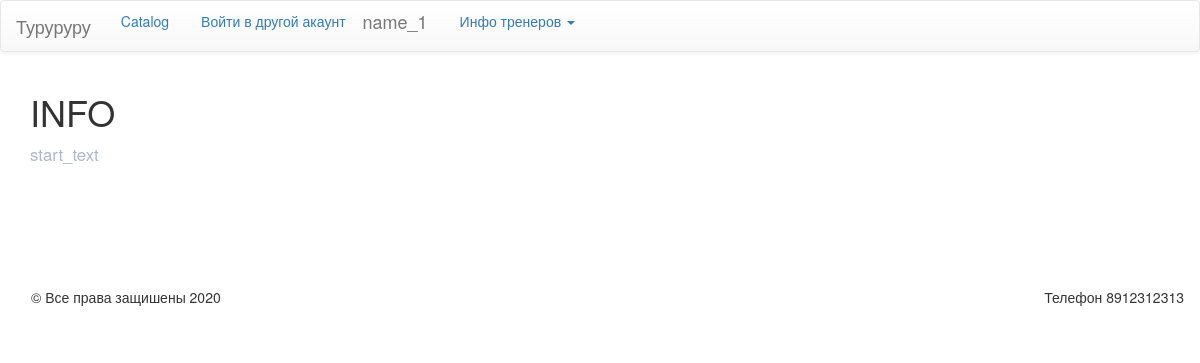
Page / (signed in) on the earlier database version.
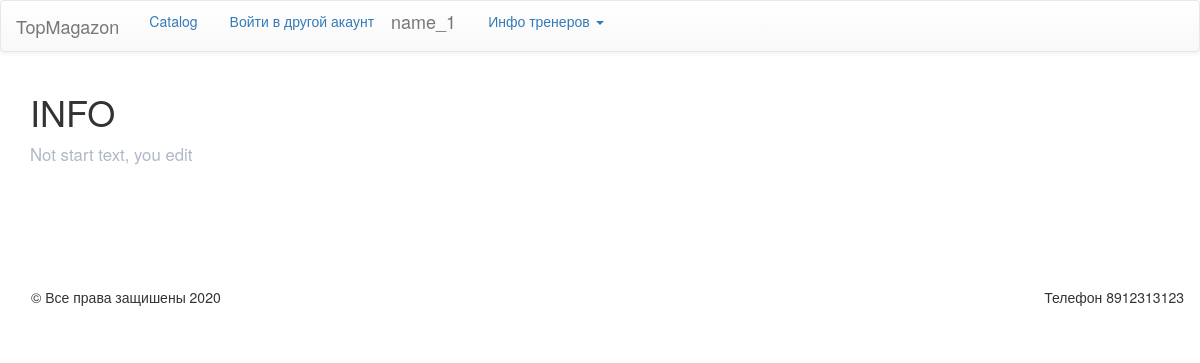
Same page on the later database version.
### data/INFORM.py (models this page shows)
class Info(SqlAlchemyBase, SerializerMixin):
    __tablename__ = 'inform'
    id = sqlalchemy.Column(sqlalchemy.Integer,
                           primary_key=True, autoincrement=True)
    name = sqlalchemy.Column(sqlalchemy.String, nullable=False, default='name')
    start_text = sqlalchemy.Column(sqlalchemy.String, nullable=False, default='start_text')
    telefon = sqlalchemy.Column(sqlalchemy.String, nullable=False, default='89999999')
    compan_img = sqlalchemy.Column(sqlalchemy.String, nullable=False, default='https://sun9-16.userapi.com/c856028/v856028901/202200/Epy2s3_x81I.jpg')
    admin = sqlalchemy.Column(sqlalchemy.String, nullable=False, default='admin')
    modified_date = sqlalchemy.Column(sqlalchemy.DateTime, default=datetime.datetime.now)
    derektor = sqlalchemy.Column(sqlalchemy.String, nullable=False, default='derektor')

### main.py (the view)
@app.route('/')
def start():
    global inform
    categorid = pass_catal()[0]
    list_product = pass_catal()[1]
    id_treners = pass_treners()[0]
    id_li_client = pass_treners()[1]
    return render_template('start.html', title='start', inform=inform, categorid=categorid,
                           list_product=list_product, id_treners=id_treners, id_li_client=id_li_client)

### data/db_session.py (called while the page is built)
def create_session() -> Session:
    global __factory
    return __factory()

### main.py (called while the page is built)
def pass_treners():
    list_clientele = []
    id_li_client = {}
    id_treners = {}
    for tran in session.query(Trainer):
        id_treners[str(tran.id)] = [tran.surname, tran.name, tran.age, tran.img_trainer, tran.email, tran.telefon]
        for cli in tran.clientele.split(', '):
            list_clientele.append(int(cli))
        id_li_client[str(tran.id)] = list_clientele
        list_clientele = []
    return [id_treners, id_li_client]

def pass_catal():
    id_product_list = []
    categorid = {}
    list_product = {}
    for cate in session.query(Categories):
        categorid[str(cate.id)] = [cate.name, cate.products]
        for prod in cate.products.split(', '):
            try:
                id_product_list.append(int(prod))
                list_product[str(cate.id)] = id_product_list
            except Exception as er:
                abort(404, message=f"fail prod list {er}")
        id_product_list = []
    return [categorid, list_product]

@login_manager.user_loader
def load_user(user_id):
    session = db_session.create_session()
    return session.query(User).get(user_id)

### templates/start.html
{% extends "base.html" %}
{% block content %}
    <h1>INFO</h1>
    <form action="" method="post">
        <div class="textsss">
        {{inform.start_text}}
        </div>
    </form>
{% endblock %}

### templates/base.html (shortened to what this page needs)
<!doctype html>
<html lang="en">
<head>
  <link rel="stylesheet" href="https://maxcdn.bootstrapcdn.com/bootstrap/3.3.7/css/bootstrap.min.css">
  <link rel="stylesheet" href="https://maxcdn.bootstrapcdn.com/bootstrap/3.3.7/css/bootstrap-theme.min.css">
    <link rel="stylesheet" type="text/css" href='/static/css/style.css' />
</head>
<body style="background-attachment:fixed" topmargin="0">
<nav class="navbar navbar-default" role="navigation">
    <div class="container-fluid">
      <div class="navbar-header">
        <a class="navbar-brand" href="/">{{inform.name}}</a>
      </div>
    {% if current_user.is_authenticated %}
        <div class="collapse navbar-collapse" id="bs-example-navbar-collapse-1">
            <div class="container">
  <ul class="nav nav-pills" role="tablist">
    <li><a href="#home" role="tab" data-toggle="pill">Catalog</a></li>
      <li><a href="/login">Войти в другой акаунт</a></li>
      <li><a class="nav navbar-brand" href="/profile/{{inform.id}}">{{ current_user.name }}</a></li>
      <li class="dropdown">
            <a href="#" class="dropdown-toggle" data-toggle="dropdown">Инфо тренеров <b class="caret"></b></a>
            </li>
  </ul>
{% endif %}
</nav>
<main role="main" class="container">
    {% block content %}{% endblock %}
</main>
<br><br><br><br><br><br>
<nav class="navbar" role="navigation">
    <div class="container-fluid">
<div class="collapse navbar-collapse" >
    <ul class="nav navbar-nav">
        <li><footer>&copy; Все права защишены 2020</footer></li>
        </ul>
    <ul class="nav navbar-nav navbar-right">
        <li><footer>Телефон {{inform.telefon}}</footer></li>
        </ul>
</div>
      </div>
</nav>
</body>
</html>

Differences in the rows shown:
changed Info: name "Туруруру" → "TopMagazon"; start_text "start_text" → "Not start text, you edit"; telefon "8912312313" → "8912313123"
